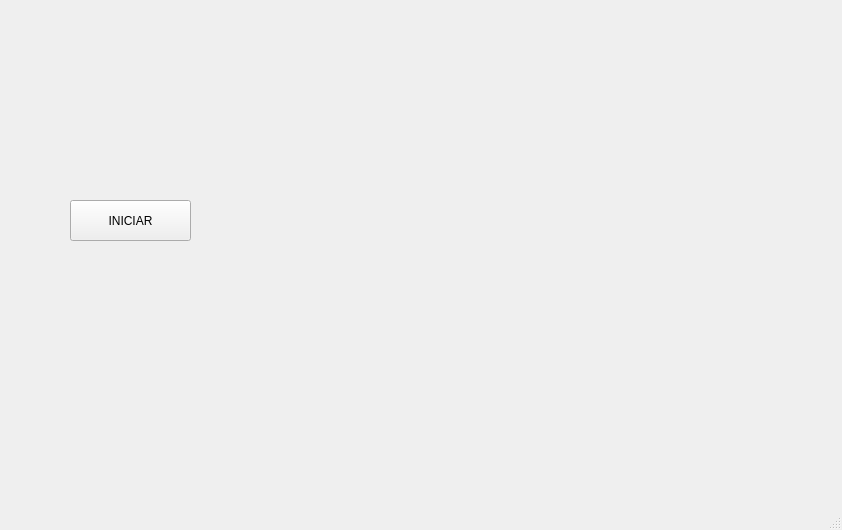
<?xml version="1.0" encoding="UTF-8"?>
<ui version="4.0">
 <class>MainWindow</class>
 <widget class="QMainWindow" name="MainWindow">
  <property name="geometry">
   <rect>
    <x>0</x>
    <y>0</y>
    <width>842</width>
    <height>530</height>
   </rect>
  </property>
  <property name="windowTitle">
   <string>MainWindow</string>
  </property>
  <widget class="QWidget" name="centralwidget">
   <widget class="QLabel" name="label">
    <property name="geometry">
     <rect>
      <x>20</x>
      <y>20</y>
      <width>181</width>
      <height>121</height>
     </rect>
    </property>
    <property name="text">
     <string/>
    </property>
    <property name="pixmap">
     <pixmap resource="../Recursos.qrc">:/meme/Imagen/fians.jpg</pixmap>
    </property>
    <property name="scaledContents">
     <bool>true</bool>
    </property>
   </widget>
   <widget class="QLabel" name="label_4">
    <property name="geometry">
     <rect>
      <x>640</x>
      <y>20</y>
      <width>171</width>
      <height>121</height>
     </rect>
    </property>
    <property name="text">
     <string/>
    </property>
    <property name="pixmap">
     <pixmap resource="../Recursos.qrc">:/meme/Imagen/uat-logo.jpg</pixmap>
    </property>
    <property name="scaledContents">
     <bool>true</bool>
    </property>
   </widget>
   <widget class="QLabel" name="label_5">
    <property name="geometry">
     <rect>
      <x>700</x>
      <y>370</y>
      <width>121</width>
      <height>111</height>
     </rect>
    </property>
    <property name="text">
     <string/>
    </property>
    <property name="pixmap">
     <pixmap resource="../Recursos.qrc">:/meme/Imagen/logo_equipo.jpg</pixmap>
    </property>
    <property name="scaledContents">
     <bool>true</bool>
    </property>
   </widget>
   <widget class="QLabel" name="imagen">
    <property name="geometry">
     <rect>
      <x>370</x>
      <y>150</y>
      <width>191</width>
      <height>181</height>
     </rect>
    </property>
    <property name="text">
     <string/>
    </property>
    <property name="pixmap">
     <pixmap resource="../Recursos.qrc">:/meme/Imagen/badillo .png</pixmap>
    </property>
    <property name="scaledContents">
     <bool>true</bool>
    </property>
   </widget>
   <widget class="QPushButton" name="btn_iniciar">
    <property name="geometry">
     <rect>
      <x>70</x>
      <y>200</y>
      <width>121</width>
      <height>41</height>
     </rect>
    </property>
    <property name="text">
     <string>INICIAR</string>
    </property>
   </widget>
  </widget>
  <widget class="QMenuBar" name="menubar">
   <property name="geometry">
    <rect>
     <x>0</x>
     <y>0</y>
     <width>842</width>
     <height>21</height>
    </rect>
   </property>
  </widget>
  <widget class="QStatusBar" name="statusbar"/>
 </widget>
 <resources>
  <include location="../Recursos.qrc"/>
 </resources>
 <connections/>
</ui>
